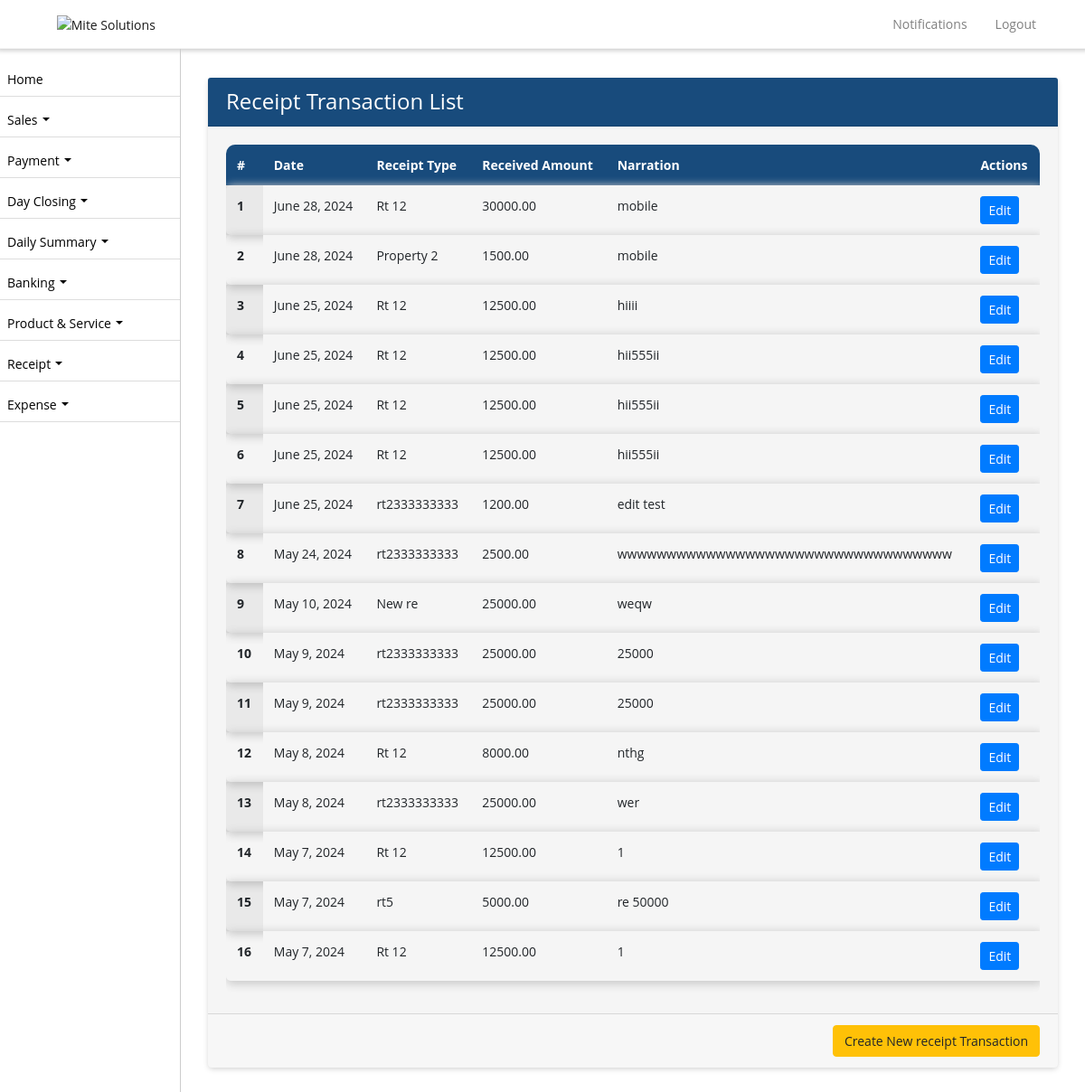
The page /receipt-transaction/ (signed in) on the database its author committed.
### ezshopapp/models.py (models this page shows, shortened)
class ReceiptTransaction(models.Model):
    date = models.DateField()
    receipt_type = models.ForeignKey(ReceiptType, on_delete=models.CASCADE)
    received_amount = models.DecimalField(max_digits=10, decimal_places=2)
    business_profile = models.CharField(max_length=255, null=True)
    narration = models.TextField()
    created_on = models.DateTimeField(auto_now_add=True, null=True)

class ReceiptType(models.Model):
    name = models.CharField(max_length=255)
    business_profile = models.CharField(max_length=255, null=True)
    created_on = models.DateTimeField(auto_now_add=True, null=True)

### ezshopapp/views.py (the view)
# urls.py: path('receipt-transaction/', ReceiptTransactionListView.as_view(), name='receipt_transaction_list'),
class ReceiptTransactionListView(ListView):
    model = ReceiptTransaction
    template_name = 'receipt_transaction_list.html'
    def get_queryset(self):
        shop_admin = get_object_or_404(ShopAdmin, user=self.request.user)
        shop = shop_admin.shop
        business_profile = get_object_or_404(BusinessProfile, name=shop.name)
        return ReceiptTransaction.objects.filter(business_profile=business_profile.id).order_by('-date')

### ezshopapp/templates/receipt_transaction_list.html (shortened to what this page needs)
{% extends 'base.html' %}
{% block content %}
<div class="container">
  <div class="card">
    <div class="card-header">
      <h4 class="mb-0 text-white">Receipt Transaction List</h4>
    </div>
    <div class="card-body">
      <div class="table-responsive">
      <table class="table table-bordered table-striped nowrap" id="rtlist">
        <thead>
          <tr>
            <th scope="col">#</th>
            <th scope="col">Date</th>
            <th scope="col">Receipt Type</th>
            <th scope="col">Received Amount</th>
            <th scope="col">Narration</th>
            <th scope="col">Actions</th>
          </tr>
        </thead>
        <tbody>
          {% for receipt_transaction in object_list %}
            <tr>
              <th scope="row">{{ forloop.counter }}</th>
              <td>{{ receipt_transaction.date }}</td>
              <td>{{ receipt_transaction.receipt_type.name }}</td>
              <td>{{ receipt_transaction.received_amount }}</td>
              <td>{{ receipt_transaction.narration }}</td>
	<td><a href="{% url 'update_receipt_transaction' receipt_transaction.id %}" class="btn btn-primary btn-sm">Edit</a></td>
            </tr>
          {% endfor %}
        </tbody>
      </table>
    </div>
    </div>
    <div class="card-footer text-right">
      <a href="/receipt-transaction/create/" class="btn btn-warning">Create New receipt Transaction</a>
    </div>
  </div>
</div>
{% endblock %}

### ezshopapp/templates/base.html (style rules this page uses)
.table-bordered td, .table-bordered th { border: transparent !important; }
.table-bordered>:not(caption)>* { border-width: 0px !important; box-shadow: 2px 2px 10px 2px #ccc; border-radius:5px; }
body, p, h1, h2, h3, h4, h5, h6, a, li, label, input, div, span, small { font-family: "Open Sans", sans-serif !important; }
body, p, a, li, li>a { font-size:14px !important; }
h4 { color: #fff !important; }
body { padding-top: 56px; background-color: #ffffff !important; }
table thead { border-radius: 5px !important; }
table thead th { vertical-align: bottom; border-bottom: 2px solid #dee2e6; background-color: #184b7c !important; color: #fff !important; }
tbody { border-bottom: 0px !important; background-color: #f5f5f5 !important; }
tbody>tr>td { background-color: #f5f5f5 !important; }
table { border:1px !important; }
div>.table-responsive, table, table>thead { border-radius: 10px !important; }
.card { border:0px !important; margin-top:15px; margin-bottom:15px; box-shadow: 0px 2px 6px -1px #ccc; }
.card-body { background-color: #f5f5f5 !important; }
.card-header { background-color: #184b7c !important; color:#fff !important; }
.btn-primary { --bs-btn-color: #fff; --bs-btn-bg: #00B69B; --bs-btn-border-color: #00B69B; --bs-btn-hover-color: #000; --bs-btn-hover-bg: #26c1aa; --bs-btn-hover-border-color: #1abda5; --bs-btn-focus-shadow-rgb: 0, 155, 132; --bs-btn-active-color: #000; --bs-btn-active-bg: #33c5af; --bs-btn-active-border-color: #1abda5; --bs-btn-active-shadow: inset 0 3px 5px rgba(0, 0, 0, 0.125); --bs-btn-disabled-color: #000; --bs-btn-disabled-bg: #00B69B; --bs-btn-disabled-border-color: #00B69B; }

### rows shown on the page
ReceiptTransaction: date "June 28, 2024", receipt_type.name "Rt 12", received_amount "30000.00", narration "mobile"
ReceiptTransaction: date "June 28, 2024", receipt_type.name "Property 2", received_amount "1500.00", narration "mobile"
ReceiptTransaction: date "June 25, 2024", receipt_type.name "Rt 12", received_amount "12500.00", narration "hiiii"
ReceiptTransaction: date "June 25, 2024", receipt_type.name "Rt 12", received_amount "12500.00", narration "hii555ii"
ReceiptTransaction: date "June 25, 2024", receipt_type.name "Rt 12", received_amount "12500.00", narration "hii555ii"
ReceiptTransaction: date "June 25, 2024", receipt_type.name "Rt 12", received_amount "12500.00", narration "hii555ii"
ReceiptTransaction: date "June 25, 2024", receipt_type.name "rt2333333333", received_amount "1200.00", narration "edit test"
ReceiptTransaction: date "May 24, 2024", receipt_type.name "rt2333333333", received_amount "2500.00", narration "wwwwwwwwwwwwwwwwwwwwwwwwwwwwwwwwww"
ReceiptTransaction: date "May 10, 2024", receipt_type.name "New re", received_amount "25000.00", narration "weqw"
ReceiptTransaction: date "May 9, 2024", receipt_type.name "rt2333333333", received_amount "25000.00", narration "25000"
ReceiptTransaction: date "May 9, 2024", receipt_type.name "rt2333333333", received_amount "25000.00", narration "25000"
ReceiptTransaction: date "May 8, 2024", receipt_type.name "Rt 12", received_amount "8000.00", narration "nthg"
ReceiptTransaction: date "May 8, 2024", receipt_type.name "rt2333333333", received_amount "25000.00", narration "wer"
ReceiptTransaction: date "May 7, 2024", receipt_type.name "Rt 12", received_amount "12500.00", narration "1"
ReceiptTransaction: date "May 7, 2024", receipt_type.name "rt5", received_amount "5000.00", narration "re 50000"
ReceiptTransaction: date "May 7, 2024", receipt_type.name "Rt 12", received_amount "12500.00", narration "1"
